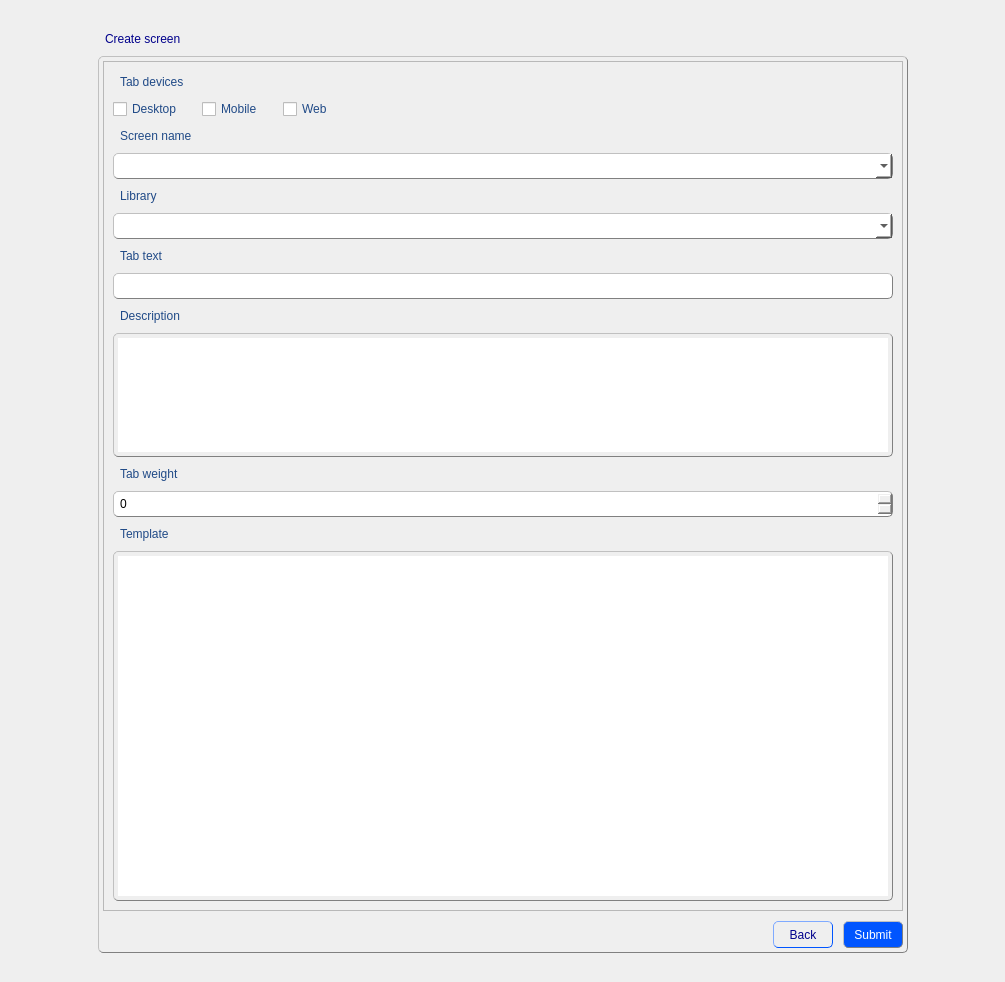
<?xml version="1.0" encoding="UTF-8"?>
<ui version="4.0">
 <class>CreateScreeForm</class>
 <widget class="QWidget" name="CreateScreeForm">
  <property name="geometry">
   <rect>
    <x>0</x>
    <y>0</y>
    <width>1005</width>
    <height>982</height>
   </rect>
  </property>
  <property name="windowTitle">
   <string>Form</string>
  </property>
  <property name="styleSheet">
   <string notr="true">QGroupBox {
               color: black;
               padding: 4px;
               border: 1px solid grey; 
               border-radius: 5px;
               border-style: outset;
              }
QTabWidget {
               color: blue;
               padding: 4px;
               border-radius: 5px;
               border: 1px solid grey; 
               border-style: outset;
	           font: 11pt &quot;MS Shell Dlg 2&quot;;
              }
QWidget {
               color: rgb(32, 74, 135);
	           font: 11pt &quot;MS Shell Dlg 2&quot;;
              }
QScrollBar {
			   background-color: rgb(240, 240, 240);
              }
QLabel {
               color: rgb(32, 74, 135);
               padding: 4px;
               border-radius: 5px;
               border-style: outset;
	           font: 11pt &quot;MS Shell Dlg 2&quot;;
              }
QLineEdit {
               color: black;
               padding: 4px;
               border: 1px solid grey; 
               border-radius: 5px;
               border-style: outset;
	           font: 10pt &quot;MS Shell Dlg 2&quot;;
              }
QComboBox {
			   color: black;
               padding: 4px;
               border: 1px solid grey; 
               border-radius: 5px;
               border-style: outset;
               font: 9pt &quot;MS Shell Dlg 2&quot;;
			   background-color: rgb(255, 255, 255);
              }
QTextEdit {
               color: black;
               padding: 4px;
               border: 1px solid grey; 
               border-radius: 5px;
               border-style: outset;
	           font: 10pt &quot;MS Shell Dlg 2&quot;;
              }
QSpinBox {
               color: black;
               padding: 4px;
               border: 1px solid grey; 
               border-radius: 5px;
               border-style: outset;
	           font: 10pt &quot;MS Shell Dlg 2&quot;;
              }
QListView {
               color: black;
               padding: 4px;
               border: 1px solid grey; 
               border-radius: 5px;
               border-style: outset;
	           font: 10pt &quot;MS Shell Dlg 2&quot;;
              }</string>
  </property>
  <layout class="QGridLayout" name="gridLayout_2">
   <item row="2" column="1">
    <widget class="QGroupBox" name="groupBox">
     <property name="title">
      <string/>
     </property>
     <layout class="QGridLayout" name="gridLayout">
      <property name="leftMargin">
       <number>0</number>
      </property>
      <property name="topMargin">
       <number>0</number>
      </property>
      <property name="rightMargin">
       <number>0</number>
      </property>
      <property name="bottomMargin">
       <number>0</number>
      </property>
      <property name="spacing">
       <number>0</number>
      </property>
      <item row="0" column="0">
       <widget class="QScrollArea" name="scrollArea">
        <property name="minimumSize">
         <size>
          <width>800</width>
          <height>850</height>
         </size>
        </property>
        <property name="maximumSize">
         <size>
          <width>800</width>
          <height>850</height>
         </size>
        </property>
        <property name="widgetResizable">
         <bool>true</bool>
        </property>
        <widget class="QWidget" name="scrollAreaWidgetContents">
         <property name="geometry">
          <rect>
           <x>0</x>
           <y>0</y>
           <width>798</width>
           <height>848</height>
          </rect>
         </property>
         <layout class="QGridLayout" name="gridLayout_3">
          <item row="0" column="0">
           <widget class="QLabel" name="label_2">
            <property name="text">
             <string>Tab devices</string>
            </property>
           </widget>
          </item>
          <item row="1" column="0">
           <layout class="QHBoxLayout" name="horizontalLayout_2">
            <property name="spacing">
             <number>20</number>
            </property>
            <item>
             <widget class="QCheckBox" name="desctopBox">
              <property name="text">
               <string>Desktop</string>
              </property>
             </widget>
            </item>
            <item>
             <widget class="QCheckBox" name="mobileBox">
              <property name="text">
               <string>Mobile</string>
              </property>
             </widget>
            </item>
            <item>
             <widget class="QCheckBox" name="webBox">
              <property name="text">
               <string>Web</string>
              </property>
             </widget>
            </item>
            <item>
             <spacer name="horizontalSpacer_3">
              <property name="orientation">
               <enum>Qt::Horizontal</enum>
              </property>
              <property name="sizeHint" stdset="0">
               <size>
                <width>40</width>
                <height>20</height>
               </size>
              </property>
             </spacer>
            </item>
           </layout>
          </item>
          <item row="2" column="0">
           <widget class="QLabel" name="label_3">
            <property name="text">
             <string>Screen name</string>
            </property>
           </widget>
          </item>
          <item row="3" column="0">
           <widget class="QComboBox" name="scrNameBox"/>
          </item>
          <item row="4" column="0">
           <widget class="QLabel" name="label_4">
            <property name="text">
             <string>Library</string>
            </property>
           </widget>
          </item>
          <item row="5" column="0">
           <widget class="QComboBox" name="LibraryBox"/>
          </item>
          <item row="6" column="0">
           <widget class="QLabel" name="label_5">
            <property name="text">
             <string>Tab text</string>
            </property>
           </widget>
          </item>
          <item row="7" column="0">
           <widget class="QLineEdit" name="tabTextLine"/>
          </item>
          <item row="8" column="0">
           <widget class="QLabel" name="label_6">
            <property name="text">
             <string>Description</string>
            </property>
           </widget>
          </item>
          <item row="9" column="0">
           <widget class="QTextEdit" name="descriptionEdit"/>
          </item>
          <item row="10" column="0">
           <widget class="QLabel" name="label_7">
            <property name="text">
             <string>Tab weight</string>
            </property>
           </widget>
          </item>
          <item row="11" column="0">
           <widget class="QSpinBox" name="tabWeightSpinBox"/>
          </item>
          <item row="12" column="0">
           <widget class="QLabel" name="label_8">
            <property name="text">
             <string>Template</string>
            </property>
           </widget>
          </item>
          <item row="13" column="0">
           <widget class="QTextEdit" name="templateEdit">
            <property name="minimumSize">
             <size>
              <width>0</width>
              <height>350</height>
             </size>
            </property>
            <property name="maximumSize">
             <size>
              <width>16777215</width>
              <height>350</height>
             </size>
            </property>
           </widget>
          </item>
         </layout>
        </widget>
       </widget>
      </item>
      <item row="1" column="0">
       <spacer name="verticalSpacer">
        <property name="orientation">
         <enum>Qt::Vertical</enum>
        </property>
        <property name="sizeType">
         <enum>QSizePolicy::Minimum</enum>
        </property>
        <property name="sizeHint" stdset="0">
         <size>
          <width>40</width>
          <height>10</height>
         </size>
        </property>
       </spacer>
      </item>
      <item row="2" column="0">
       <layout class="QHBoxLayout" name="horizontalLayout">
        <property name="spacing">
         <number>0</number>
        </property>
        <item>
         <spacer name="horizontalSpacer">
          <property name="orientation">
           <enum>Qt::Horizontal</enum>
          </property>
          <property name="sizeHint" stdset="0">
           <size>
            <width>40</width>
            <height>20</height>
           </size>
          </property>
         </spacer>
        </item>
        <item>
         <widget class="QToolButton" name="backButton">
          <property name="minimumSize">
           <size>
            <width>60</width>
            <height>0</height>
           </size>
          </property>
          <property name="styleSheet">
           <string notr="true">QToolButton {
                color: darkblue;
               padding: 4px;
               border: 1px solid rgb(0, 85, 255); 
               border-radius: 5px;
               border-style: outset;
               font: 10pt &quot;MS Shell Dlg 2&quot;;
              }

QToolButton:hover {
               color: white;
               border: 1px solid grey;
               background-color: rgb(0, 78, 235);
               }

QToolButton:pressed {
               color: rgb(0, 0, 197)
               background: shadow;
               border-style: inset;
               }</string>
          </property>
          <property name="text">
           <string>Back</string>
          </property>
         </widget>
        </item>
        <item>
         <spacer name="horizontalSpacer_2">
          <property name="orientation">
           <enum>Qt::Horizontal</enum>
          </property>
          <property name="sizeType">
           <enum>QSizePolicy::Minimum</enum>
          </property>
          <property name="sizeHint" stdset="0">
           <size>
            <width>10</width>
            <height>20</height>
           </size>
          </property>
         </spacer>
        </item>
        <item>
         <widget class="QToolButton" name="submitButton">
          <property name="minimumSize">
           <size>
            <width>60</width>
            <height>0</height>
           </size>
          </property>
          <property name="styleSheet">
           <string notr="true">QToolButton {
               color: white;
               padding: 4px;
               border: 1px solid grey; 
               border-radius: 5px;
               border-style: outset;
               max-width: 120px;
               background-color: rgb(0, 85, 255);
               font: 10pt &quot;MS Shell Dlg 2&quot;;
              }

QToolButton:hover {
               color: darkblue;
               border: 1px solid grey;
               background-color: rgb(255, 255, 255);
               }

QToolButton:pressed {
               color: rgb(0, 0, 197)
               background: shadow;
               border-style: inset;
			    background-color: rgb(0, 78, 235);
               }</string>
          </property>
          <property name="text">
           <string>Submit</string>
          </property>
         </widget>
        </item>
       </layout>
      </item>
     </layout>
    </widget>
   </item>
   <item row="0" column="1">
    <spacer name="verticalSpacer_2">
     <property name="orientation">
      <enum>Qt::Vertical</enum>
     </property>
     <property name="sizeHint" stdset="0">
      <size>
       <width>20</width>
       <height>40</height>
      </size>
     </property>
    </spacer>
   </item>
   <item row="1" column="1">
    <widget class="QLabel" name="label">
     <property name="styleSheet">
      <string notr="true">QLabel {
               color: darkblue;
               padding: 4px;
               border-radius: 5px;
               border-style: outset;
	           font: 12pt &quot;MS Shell Dlg 2&quot;;
              }</string>
     </property>
     <property name="text">
      <string>Create screen</string>
     </property>
    </widget>
   </item>
   <item row="3" column="1">
    <spacer name="verticalSpacer_3">
     <property name="orientation">
      <enum>Qt::Vertical</enum>
     </property>
     <property name="sizeHint" stdset="0">
      <size>
       <width>20</width>
       <height>40</height>
      </size>
     </property>
    </spacer>
   </item>
   <item row="2" column="2">
    <spacer name="horizontalSpacer_5">
     <property name="orientation">
      <enum>Qt::Horizontal</enum>
     </property>
     <property name="sizeHint" stdset="0">
      <size>
       <width>40</width>
       <height>20</height>
      </size>
     </property>
    </spacer>
   </item>
   <item row="2" column="0">
    <spacer name="horizontalSpacer_6">
     <property name="orientation">
      <enum>Qt::Horizontal</enum>
     </property>
     <property name="sizeHint" stdset="0">
      <size>
       <width>40</width>
       <height>20</height>
      </size>
     </property>
    </spacer>
   </item>
  </layout>
 </widget>
 <resources/>
 <connections/>
</ui>
